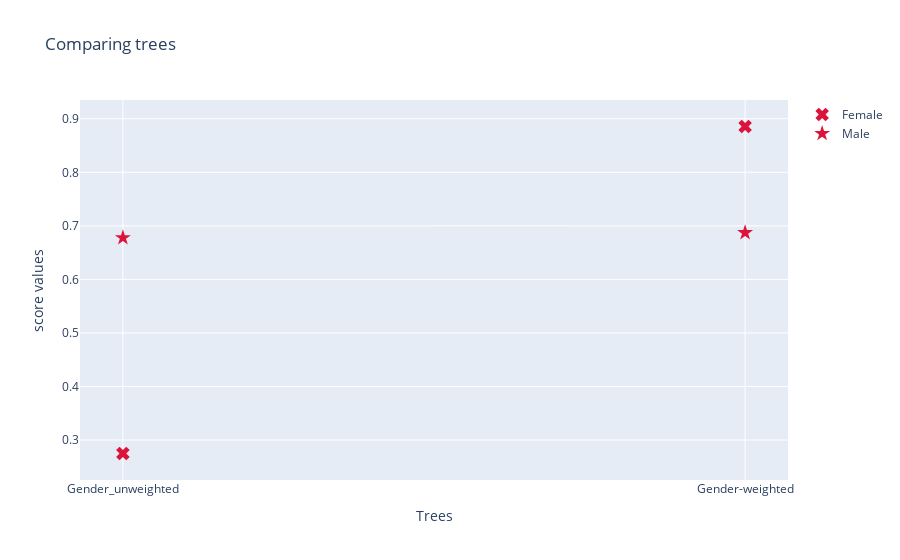

Notebook code cell kept with this figure:
### Code cell
tree_names = ['Gender_unweighted', 'Gender-weighted']
tree_reports = [report_dicts_standard_unweighted['OffSex'], report_dicts_standard_weighted['OffSex']]

fig = plot_metrics(tree_names, tree_reports)
fig.show()

### Figure 1 — Plotly figure (JSON) as saved in the notebook; plotly's stock layout.template omitted (floating-point values rounded to 4 significant figures)
{"data": [{"marker": {"color": "crimson", "size": 12, "symbol": "x-dot"}, "mode": "markers", "name": "Female", "type": "scatter", "x": ["Gender_unweighted", "Gender-weighted"], "y": [0.2748, 0.8856]}, {"marker": {"color": "crimson", "size": 12, "symbol": "star"}, "mode": "markers", "name": "Male", "type": "scatter", "x": ["Gender_unweighted", "Gender-weighted"], "y": [0.6778, 0.6872]}], "layout": {"title": {"text": "Comparing trees"}, "xaxis": {"title": {"text": "Trees"}}, "yaxis": {"title": {"text": "score values"}}}}
